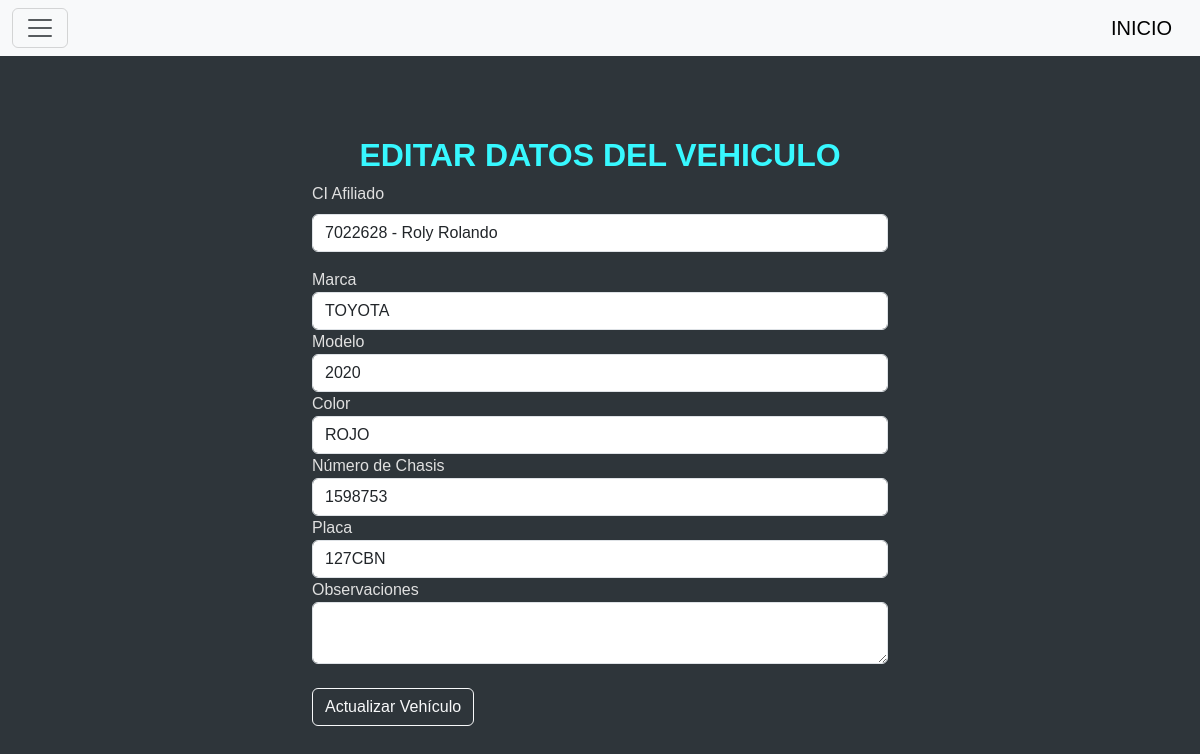
Page /editar/1 (signed in) on the committed database.
### tables this page shows
CREATE TABLE vehiculo (
            id INTEGER PRIMARY KEY AUTOINCREMENT,
            ci_afiliado INT,
            marca TEXT NOT NULL,
            modelo TEXT NOT NULL,
            color TEXT NOT NULL,
            numero_chasis TEXT UNIQUE NOT NULL,
            placa TEXT UNIQUE NOT NULL,
            observaciones TEXT,
            FOREIGN KEY (ci_afiliado) REFERENCES afiliado(ci)
        );

CREATE TABLE afiliado(
        ci INTEGER PRIMARY KEY,
        nombres TEXT NOT NULL,
        apellidos TEXT NOT NULL,
        direccion TEXT NOT NULL,
        fecha_nacimiento DATE NOT NULL,
        telefono INTEGER NOT NULL,
        fecha_incorporacion DATE NOT NULL,
        nro_licencia TEXT NOT NULL
        );

### blueprints/vehiculos/__init__.py (the view, shortened to what this page needs)
@vehiculos_bp.route("/editar/<int:id>", methods=["GET", "POST"])
def editar(id):
    if not verifica():
        return redirect(url_for('vehiculos.index'))
    conn = sqlite3.connect("star_service.db")
    conn.row_factory = sqlite3.Row
    cursor = conn.cursor()
    cursor.execute("SELECT * FROM vehiculo WHERE id = ?", (id,))
    vehiculo = cursor.fetchone()
    cursor.execute("SELECT ci, nombres FROM afiliado")
    afiliados = cursor.fetchall()
    conn.close()
    return render_template("editar.html", vehiculo=vehiculo, afiliados=afiliados)

### blueprints/vehiculos/__init__.py (called while the page is built)
def verifica():
    if 'cargo' not in session or session['cargo'] != "Administrador":
        return False
    return True

### blueprints/vehiculos/templates/editar.html (shortened to what this page needs)
{% include 'header.html' %}
<div class="container mt-5" style="max-width: 600px;">
    <h2 class="fw-bold">EDITAR DATOS DEL VEHICULO</h2>
<form action="{{ url_for('vehiculos.editar', id=vehiculo['id']) }}" method="POST">
    <div class="mb-3">
        <label for="ci_afiliado" class="form-label">CI Afiliado</label>
        <select name="ci_afiliado" class="form-control" required>
          {% for afiliado in afiliados %}
          <option value="{{ afiliado['ci'] }}" {% if vehiculo and afiliado['ci'] == vehiculo['ci_afiliado'] %}selected{% endif %}>
            {{ afiliado['ci'] }} - {{ afiliado['nombres'] }}
          </option>
          {% endfor %}
        </select>
      </div>
    <div class="form-group">
        <label for="marca">Marca</label>
        <input type="text" class="form-control" name="marca" value="{{ vehiculo['marca'] }}" required>
    </div>
    <div class="form-group">
        <label for="modelo">Modelo</label>
        <input type="text" class="form-control" name="modelo" value="{{ vehiculo['modelo'] }}" required>
    </div>
    <div class="form-group">
        <label for="color">Color</label>
        <input type="text" class="form-control" name="color" value="{{ vehiculo['color'] }}" required>
    </div>
    <div class="form-group">
        <label for="numero_chasis">Número de Chasis</label>
        <input type="text" class="form-control" name="numero_chasis" value="{{ vehiculo['numero_chasis'] }}" required>
    </div>
    <div class="form-group">
        <label for="placa">Placa</label>
        <input type="text" class="form-control" name="placa" value="{{ vehiculo['placa'] }}" required>
    </div>
    <div class="form-group">
        <label for="observaciones">Observaciones</label>
        <textarea class="form-control" name="observaciones">{{ vehiculo['observaciones'] }}</textarea>
    </div>
    <BR>
    <button type="submit" class="btn btn-outline-light">Actualizar Vehículo</button>
</form>
{% include 'footer.html' %}

### templates/header.html (style rules this page uses)
body { font-family: sans-serif; margin: 40px; background-color: #2e353a; color: #e0e0e0; }
h2 { text-align: center; color: #37f8ff; }

### rows in the picture
vehiculo: ci_afiliado "7022628 - Roly Rolando", marca "TOYOTA", modelo "2020", color "ROJO", numero_chasis "1598753", placa "127CBN"
